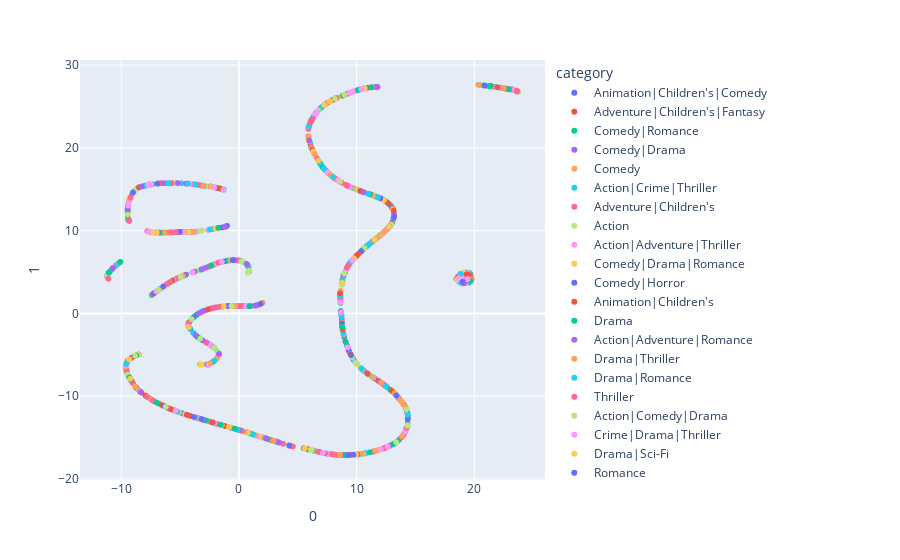

Source (notebook cell):
### Code cell
fig = visualize_embeddings(item_matrix.T, movie_info)
fig.show()
